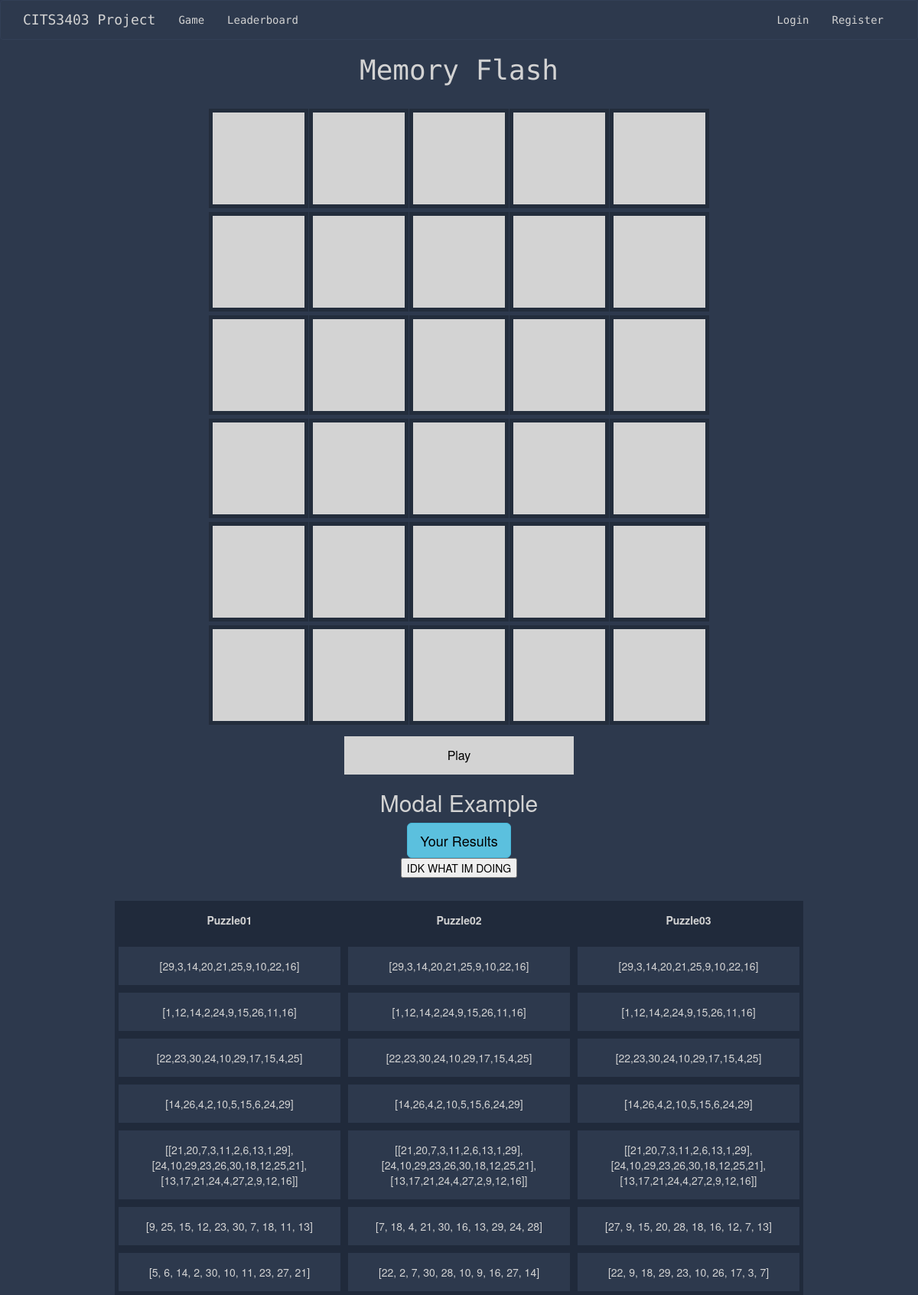
/game, run on an earlier commit of the app's database.
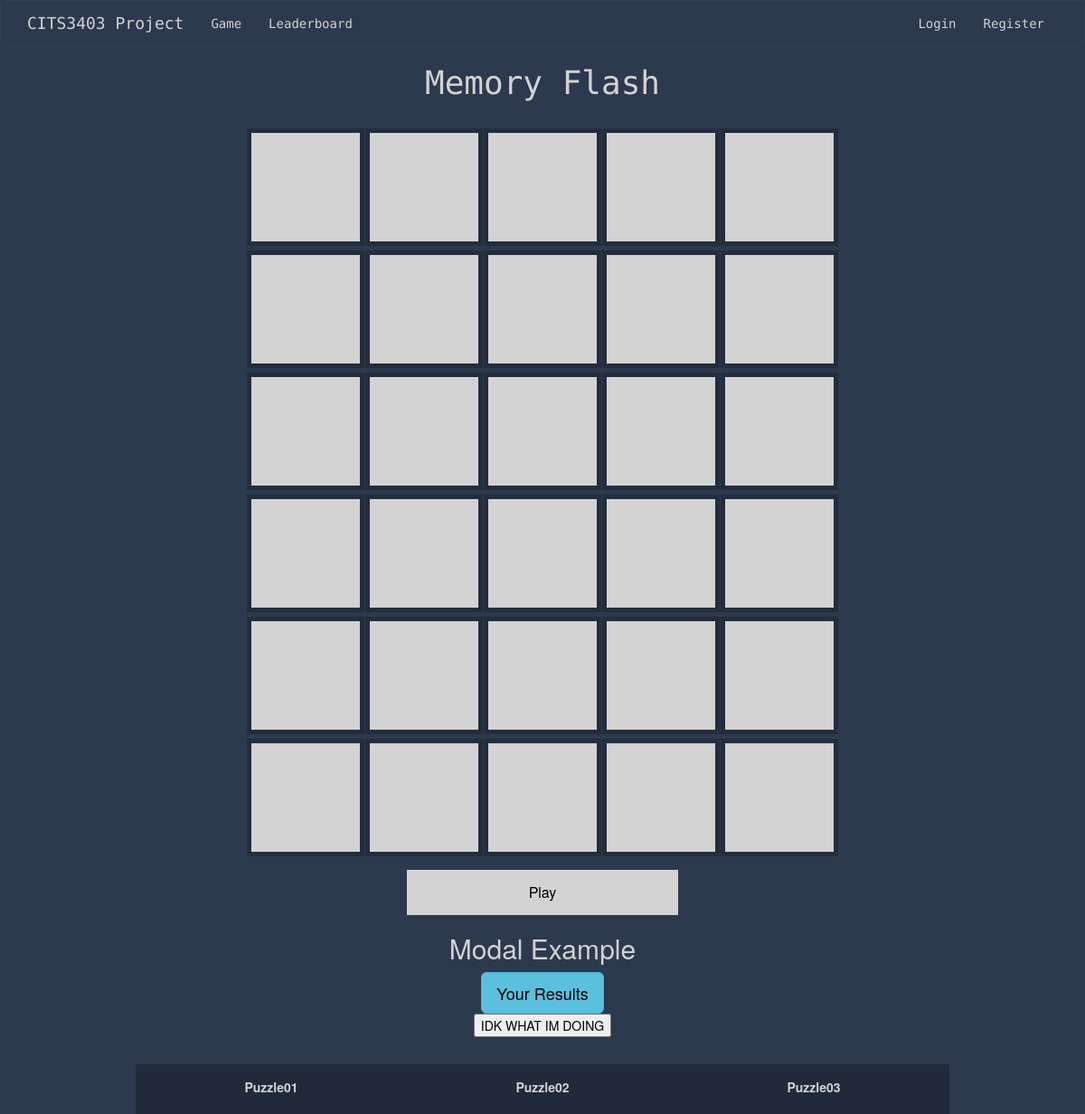
And on a later commit of the database.
### app/models.py (models this page shows)
class Puzzle(db.Model):
    id = db.Column(db.Integer, primary_key=True)
    puzzle01 = db.Column(db.String(64))
    puzzle02 = db.Column(db.String(64))
    puzzle03 = db.Column(db.String(64))

### app/routes.py (the view)
@app.route('/')
@app.route('/game')
def game():
    allPuzzles = Puzzle.query.all()
    return render_template('game.html', title='Game', puzzles = allPuzzles)

### app/templates/game.html (shortened to what this page needs)
{% extends "base.html" %}
{% block content %}
<h1>Memory Flash</h1>
<br>
<body>
  <div class="container">
    <h2>Modal Example</h2>
    <button type="button" class="btn btn-info btn-lg" data-toggle="modal" data-target="#myModal">Your Results</button>
  </div>
  <form action = "/update_puzzle", methods = "post">
    <button id = "testing01" type = 'button' type ='submit' onclick ="testBackend()"> IDK WHAT IM DOING </button>
  </form>
  <table >
    <thead>
        <tr>
            <th> Puzzle01 </th>
            <th> Puzzle02 </th>
            <th> Puzzle03 </th>
        </tr>
    </thead>
    <tbody>
        {% for puzzle in puzzles %}
            <tr>
                <td> {{ puzzle.puzzle01 }} </td>
                <td> {{ puzzle.puzzle02 }} </td>
                <td> {{ puzzle.puzzle03 }}</td>
            </tr>
        {% endfor %}
    </tbody>
</table>
</body>
{% endblock %}

### app/templates/base.html (shortened to what this page needs)
{% extends 'bootstrap/base.html' %}
{% block styles %}
{{ super() }}
<head>
<link rel="stylesheet" href="{{ url_for('static', filename='css/stylesheet.css') }}">
</head>
{% endblock %}
{% block navbar %}
<nav class="navbar navbar-default">
    <div class="container">
        <div class="navbar-header">
            <a class="navbar-brand" href="{{ url_for('index') }}">CITS3403 Project</a>
        </div>
        <div class="collapse navbar-collapse" id="bs-example-navbar-collapse-1">
            <ul class="nav navbar-nav navbar-left">
                {% if current_user.is_anonymous %}
                <li><a href="{{ url_for('game') }}">Game</a></li>
                <li><a href="{{ url_for('leaderboard') }}">Leaderboard</a></li>
                {% else %}
                <li><a href="{{ url_for('game') }}">Game</a></li>
                <li><a href="{{ url_for('leaderboard') }}">Leaderboard</a></li>
                <li><a href="{{ url_for('user_stats') }}">Profile</a></li>
                <li><a href="{{ url_for('admin') }}">Admin</a></li>
                {% endif %}
            </ul>
            <ul class="nav navbar-nav navbar-right">
                {% if current_user.is_anonymous %}
                <li><a href="{{ url_for('login') }}">Login</a></li>
                <li><a href="{{ url_for('register') }}">Register</a></li>
                {% else %}
                <li><a href="{{ url_for('logout') }}">Logout</a></li>
                {% endif %}
            </ul>
        </div>
    </div>
</nav>
{% endblock %}

### app/static/css/stylesheet.css (style rules this page uses)
head,body { text-align: center; }
button, input { color: black !important; }
body { background: #2d394d; color: lightgrey; }
.center, h1 { text-align: center; font-family: 'Source Code Pro', monospace; }
ul { display: inline-block; text-align: left; list-style-type: square; }
a { color: lightgrey !important; }
.navbar-default { background: #2d394d; border-color: #323f56; font-family: 'Source Code Pro', monospace; }
table { border-collapse: separate; width: 75%; margin-left: auto; margin-right: auto; margin-top: 30px; }
tr { background-color: #2d394d; }
th, td { border: 5px solid #202a3b; padding: 15px; text-align: center; margin: none; }
th { border-top: none; font-weight: bold; background-color: #202a3b; }

What changed in the data, as far as the page shows it:
removed Puzzle: puzzle01 "[29,3,14,20,21,25,9,10,22,16]", puzzle02 "[29,3,14,20,21,25,9,10,22,16]", puzzle03 "[29,3,14,20,21,25,9,10,22,16]"
removed Puzzle: puzzle01 "[1,12,14,2,24,9,15,26,11,16]", puzzle02 "[1,12,14,2,24,9,15,26,11,16]", puzzle03 "[1,12,14,2,24,9,15,26,11,16]"
removed Puzzle: puzzle01 "[22,23,30,24,10,29,17,15,4,25]", puzzle02 "[22,23,30,24,10,29,17,15,4,25]", puzzle03 "[22,23,30,24,10,29,17,15,4,25]"
removed Puzzle: puzzle01 "[14,26,4,2,10,5,15,6,24,29]", puzzle02 "[14,26,4,2,10,5,15,6,24,29]", puzzle03 "[14,26,4,2,10,5,15,6,24,29]"
removed Puzzle: puzzle01 "[[21,20,7,3,11,2,6,13,1,29],[24,10,29,23,26,30,18,12,25,21],[13,17,21,24,4,27,2,9,12,16]]", puzzle02 "[[21,20,7,3,11,2,6,13,1,29],[24,10,29,23,26,30,18,12,25,21],[13,17,21,24,4,27,2,9,12,16]]", puzzle03 "[[21,20,7,3,11,2,6,13,1,29],[24,10,29,23,26,30,18,12,25,21],[13,17,21,24,4,27,2,9,12,16]]"
removed Puzzle: puzzle01 "[9, 25, 15, 12, 23, 30, 7, 18, 11, 13]", puzzle02 "[7, 18, 4, 21, 30, 16, 13, 29, 24, 28]", puzzle03 "[27, 9, 15, 20, 28, 18, 16, 12, 7, 13]"
removed Puzzle: puzzle01 "[5, 6, 14, 2, 30, 10, 11, 23, 27, 21]", puzzle02 "[22, 2, 7, 30, 28, 10, 9, 16, 27, 14]", puzzle03 "[22, 9, 18, 29, 23, 10, 26, 17, 3, 7]"
